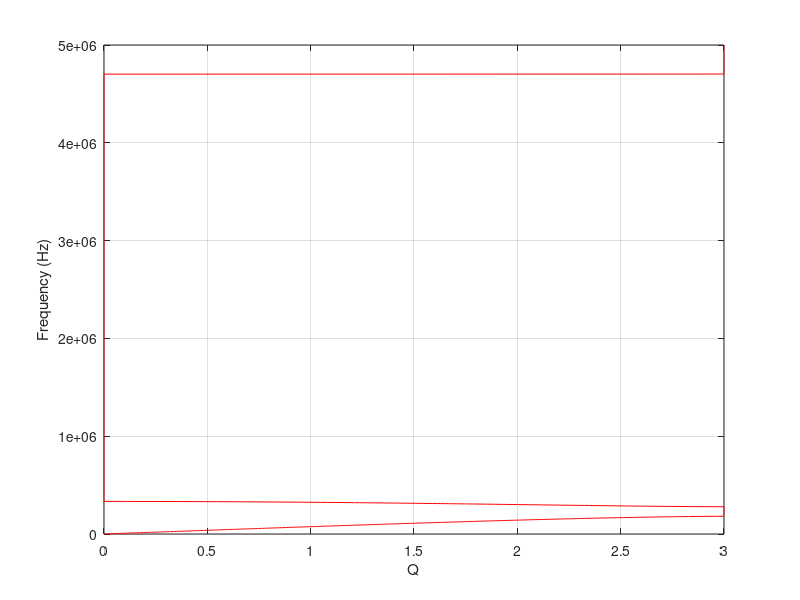

MATLAB code to generate this figure:
clc;
%Variables definition
Q=[0];
f=[0];
limsup=5*10^6;        
n=10000;
step=limsup/n;
h=[3,0.065,0.87,0.065]*10^(-3);  %c) [1,0.23,0.44,0.23,1,0.23,0.44,0.23]  %b) [1.6,0.45,1.3,0.45]    %a) [3,0.8]
E=[800,0.3,30000,0.3]*10^9;  %c) [8.68,320,8.68,320,8.68,320,8.68,320]    %b) [8.68,320,8.68,320]   %a) [8.68,320]
ro=[1000,300,8000,300];  %c) [1180,7954,1180,7954,1180,7954,1180,7954]    %b) [1180,7954,1180,7954] %a) [1180,7954]
c=[];
for iter=1:length(h)
    c=[c,sqrt(E(iter)/ro(iter))];
end

for iter=1:step:limsup
     w=(iter)*(2*pi);
     M1=[cos(w*(h(1)/c(1))),-(w*(E(1)/c(1)))*sin(w*(h(1)/c(1)));(1/(w*(E(1)/c(1))))*sin(w*(h(1)/c(1))),cos(w*(h(1)/c(1)))];
     for jter=2:length(h)
         M2=[cos(w*(h(jter)/c(jter))),-(w*(E(jter)/c(jter)))*sin(w*(h(jter)/c(jter)));(1/(w*(E(jter)/c(jter))))*sin(w*(h(jter)/c(jter))),cos(w*(h(jter)/c(jter)))];
         if jter==2
            M=M2*M1;
         else
            M=M2*M;
         end
         trM=trace(M);
         trM=(1/2)*trM;
     end
     if real(acos(trM))<=3
        Q=[Q,acos(trM)];
     else
        Q=[Q,3];
     end
        f=[f,iter];
end

l1=plot(Q,f,'r');
xlabel('Q'); 
ylabel('Frequency (Hz)');
grid;
